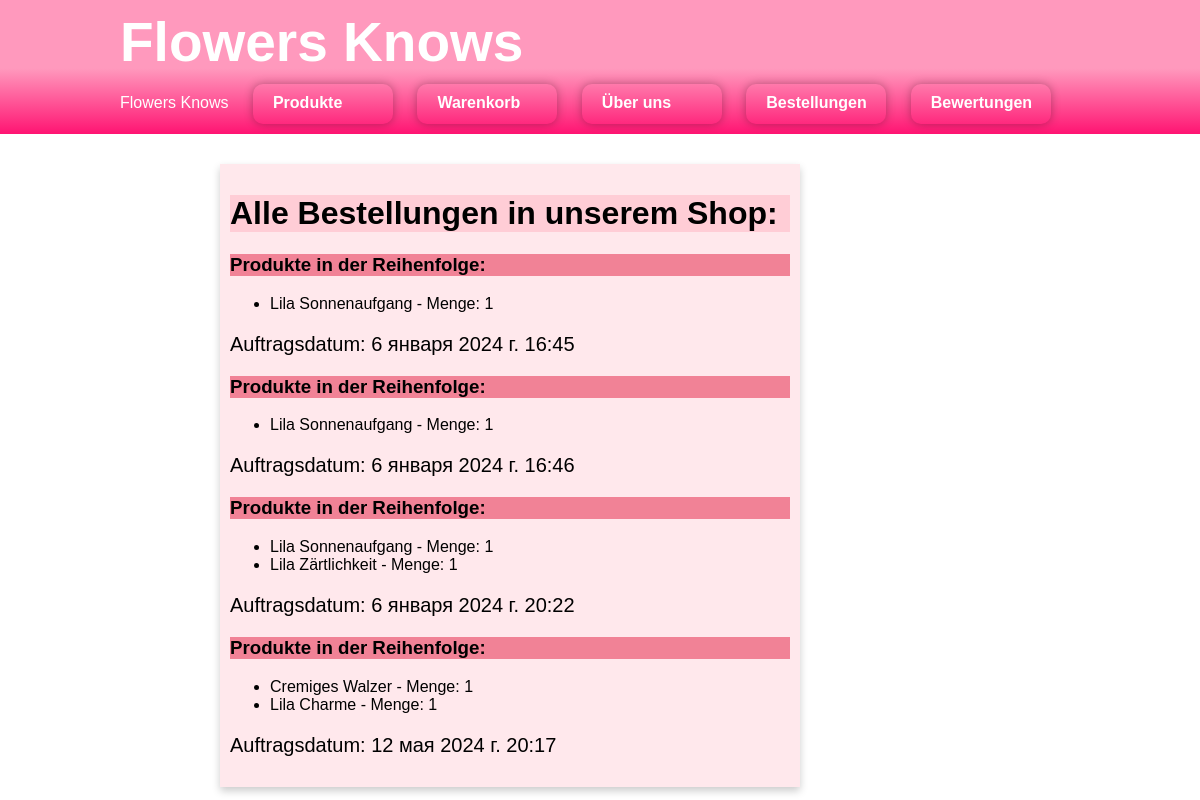
Page /все_заказы/ on the committed database.
### wineshop/models.py (models this page shows, shortened)
class ОформленныйЗаказ(models.Model):
    user = models.ForeignKey(User, on_delete=models.CASCADE)
    дата_заказа = models.DateTimeField(auto_now_add=True)
    оплачен = models.BooleanField(default=False)

class ТоварВЗаказе(models.Model):
    заказ = models.ForeignKey('ОформленныйЗаказ', related_name='товары_в_заказе', on_delete=models.CASCADE)
    товар = models.ForeignKey(Товары, on_delete=models.CASCADE)
    количество = models.IntegerField(default=0)

class Товары(models.Model):
    title = models.CharField(max_length=100)
    description = models.TextField()
    image = models.ImageField(upload_to='')
    country = models.CharField(max_length=50)
    region = models.CharField(max_length=50)
    supplier_company = models.CharField(max_length=100)
    stock_quantity = models.PositiveIntegerField()
    price = models.DecimalField(max_digits=10, decimal_places=2)
    harvest_year = models.PositiveIntegerField()
    color = models.CharField(max_length=50)
    variety = models.CharField(max_length=50)
    taste = models.CharField(max_length=50)
    classification = models.CharField(max_length=50)

### wineshop/views.py (called while the page is built)
def все_заказы(request):
    все_заказы = ОформленныйЗаказ.objects.all()
    return render(request, 'все_заказы.html', {'все_заказы': все_заказы})

### templates/все_заказы.html (shortened to what this page needs)
<!DOCTYPE html>
{% load static %}
<html lang="en">
	<head>
		<link href="{% static 'style/style.css' %}" rel="stylesheet" type="text/css" media="all ">
	</head>
	<body>
    <header class="red-header">
        <div class="container">
            <h1>Flowers Knows</h1>
            <nav>
                <ul>
                    <li><a  href="/">Flowers Knows</a></li>
                    <li><a class="normal" href="../tovary/">Produkte</a></li>
                    <li><a class="normal"  href="../корзина/">Warenkorb</a></li>
                    <li><a class="normal" href="../aboutus/">Über uns</a></li>
                    <li><a class="normal" href=  "все_заказы/">Bestellungen</a></li>
                     <li><a  class="normal" href= "../review/">Bewertungen</a></li>
                </ul>
            </nav>
        </div>
    </header>
    <div class="container" >
        <div class="order" style="   background-color:#ffc0cb5e; padding: 10px 10px; margin-top:10px; box-shadow: 0 4px 8px rgba(0, 0, 0, 0.2); margin-left:100px; width: 560px; margin-left: 100px; margin-top: 30px;" >
            <h1 style=" background-color:#ffc0cbab;" >Alle Bestellungen in unserem Shop: </h1>
            {% for заказ in все_заказы %}
            <h3 style=" background-color:#f18296;" >Produkte in der Reihenfolge:</h3>
            <ul >
              {% for товар_в_заказе in заказ.товары_в_заказе.all %}
                <li>{{ товар_в_заказе.товар.title }} - Menge: {{ товар_в_заказе.количество }}</li>
              {% endfor %}
            </ul>
             <p> Auftragsdatum: {{ заказ.дата_заказа }}</p>
          {% endfor %}
        </div>
    </div>
</body>
</html>

### static/style/style.css (style rules this page uses)
body { margin: 0; padding: 0; font-family: 'Arial', sans-serif; background-image: url('https://kartinki.pics/uploads/posts/2022-12/1670054805_1-kartinkin-net-p-belii-fon-s-tsvetami-po-krayam-instagram-1.jpg'); background-size: cover; background-attachment: fixed; background-repeat: no-repeat; }
.container { width: 80%; margin: 0 auto; }
header { display: flex; justify-content: space-between; align-items: center; background: linear-gradient(0deg, #ff1472 0%, #ff99bd 49%); color: #fff; padding: 10px 0; }
header h1 { font-size: 55px; margin: 0; }
nav ul { list-style: none; text-decoration: none; color: #fff; margin: 0; padding: 0; }
nav ul li { margin-top: 10px; display: inline-block; margin-right: 20px; }
nav ul li a { text-decoration: none; color: #fff; }
.normal { text-decoration: none; padding: 10px 20px; display: inline-block; height: 20px; width: 100px; color: #ffffff; font-size: 16px; font-weight: bold; cursor: pointer; border-radius: 10px; box-shadow: 0 0 10px rgba(0, 0, 0, 0.3); background-size: 400% 400%; }
.order p { font-size: 20px; }

### rows in the picture
ОформленныйЗаказ: дата_заказа "6 января 2024 г. 16:45"
ТоварВЗаказе: товар.title "Lila Sonnenaufgang", количество "1"
ОформленныйЗаказ: дата_заказа "6 января 2024 г. 16:46"
ТоварВЗаказе: товар.title "Lila Sonnenaufgang", количество "1"
ОформленныйЗаказ: дата_заказа "6 января 2024 г. 20:22"
ТоварВЗаказе: товар.title "Lila Sonnenaufgang", количество "1"
ТоварВЗаказе: товар.title "Lila Zärtlichkeit", количество "1"
ОформленныйЗаказ: дата_заказа "12 мая 2024 г. 20:17"
ТоварВЗаказе: товар.title "Cremiges Walzer", количество "1"
ТоварВЗаказе: товар.title "Lila Charme", количество "1"
